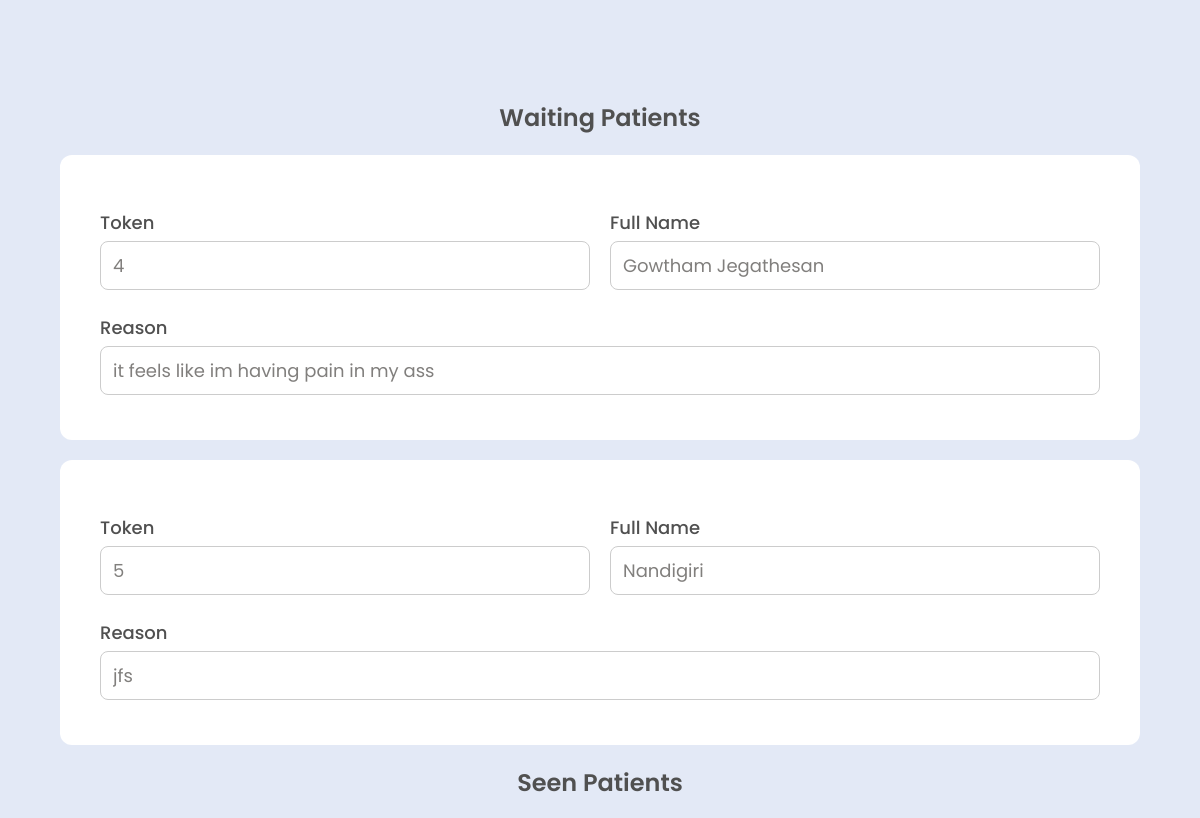
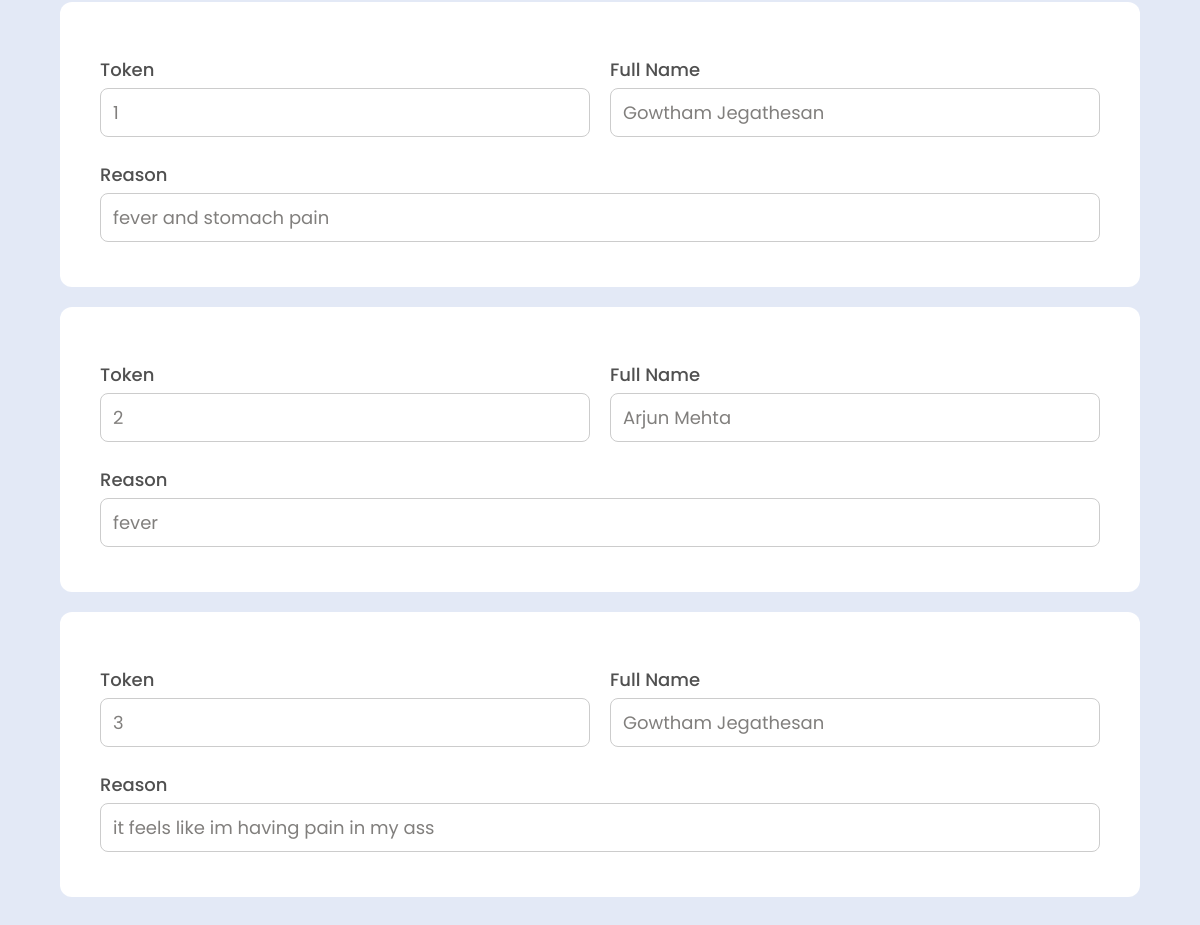
Page /queue on the earlier database version (2 pictures, top to bottom).
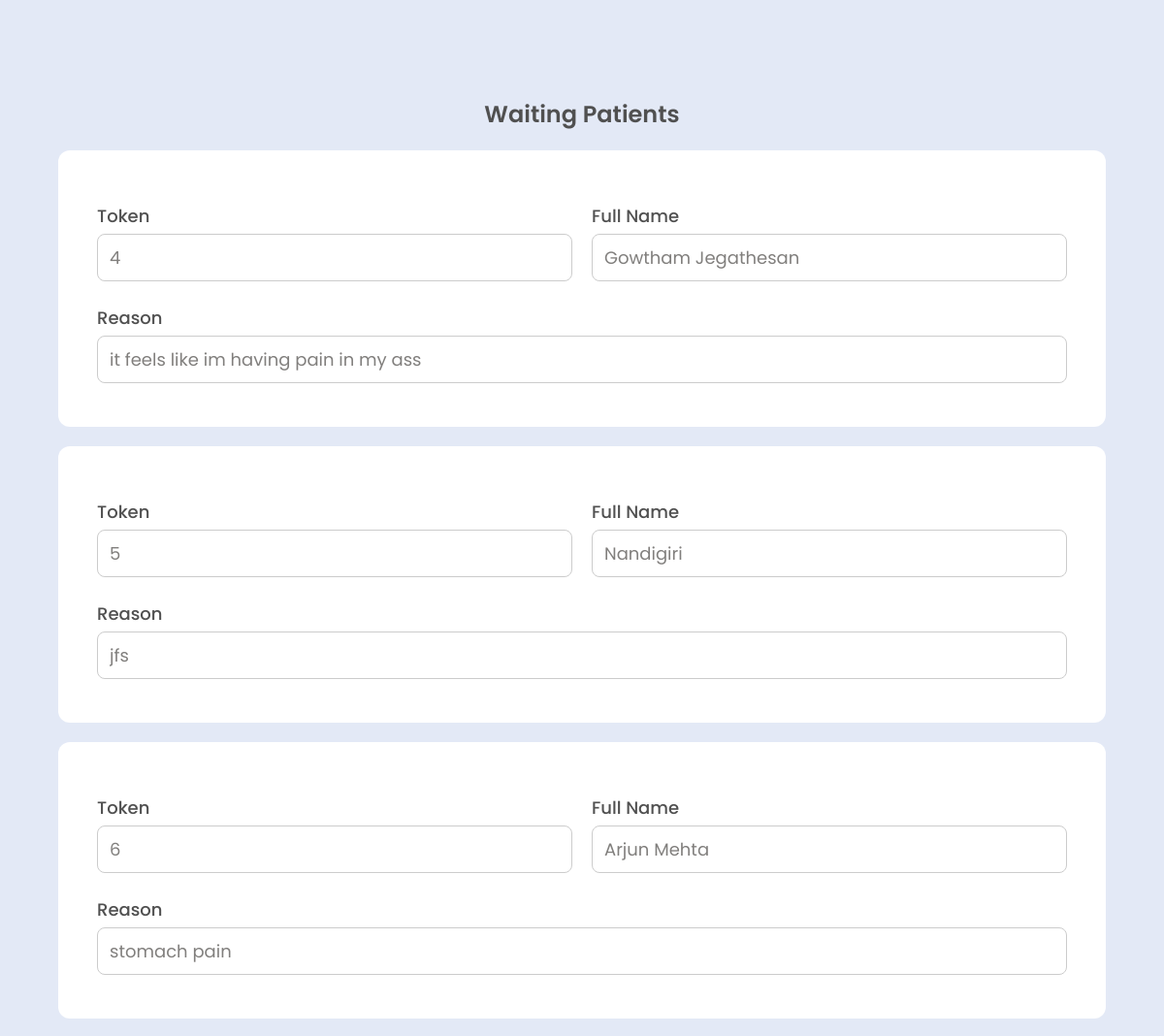
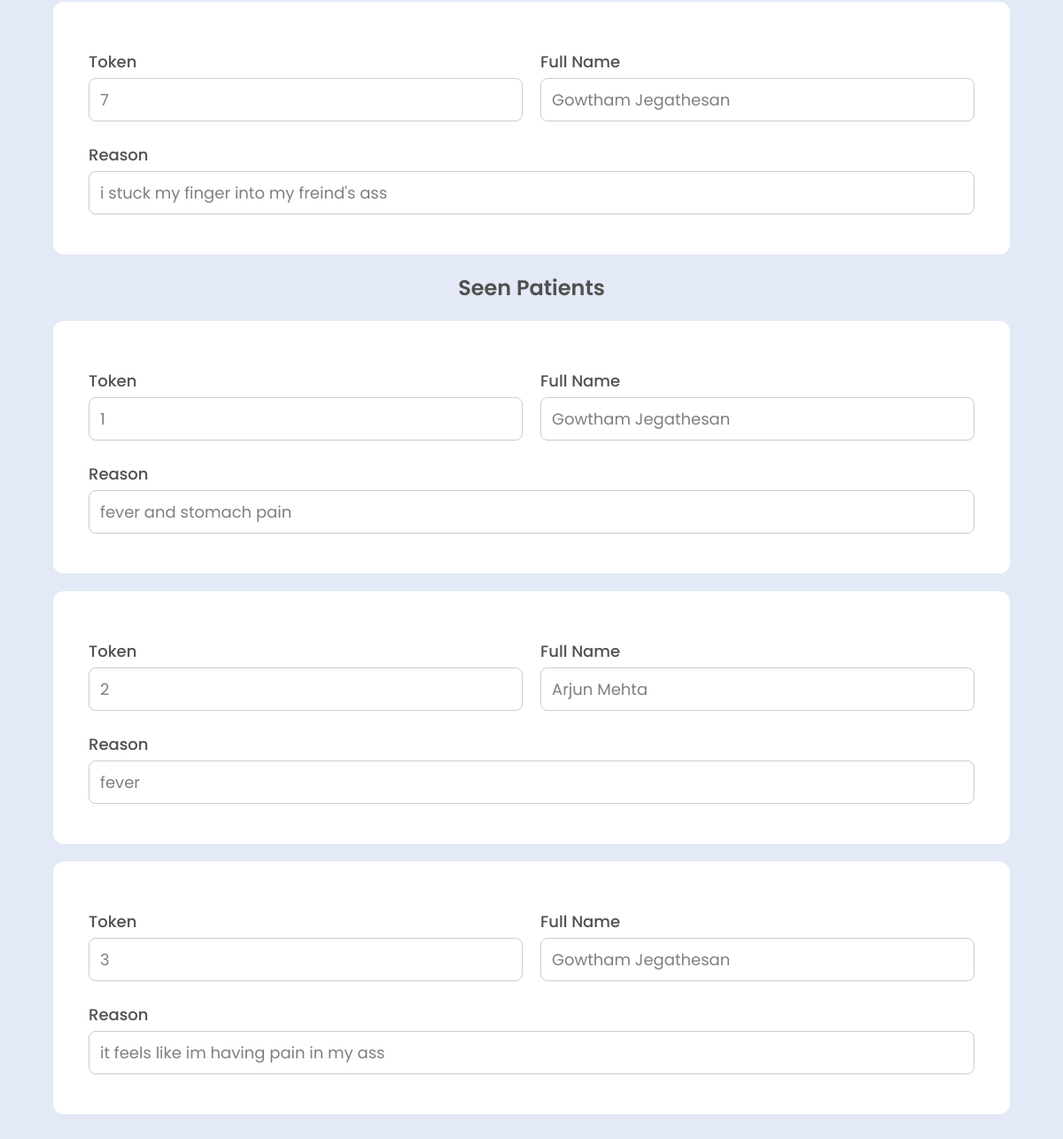
Same page on the later database version (2 pictures, top to bottom).
### tables this page shows
CREATE TABLE patients (
                id INTEGER PRIMARY KEY AUTOINCREMENT,
                name TEXT,
                age INTEGER,
                gender TEXT,
                symptoms TEXT,
                questions TEXT,
                answers TEXT,
                token INTEGER,
                time TEXT,
                seen INTEGER DEFAULT 0,
                doctor_notes TEXT DEFAULT ''
            );

### app.py (the view)
@app.route('/queue')
def queue_page():
    db = get_db()
    cursor = db.cursor()
    queue = cursor.execute("SELECT * FROM patients WHERE seen=0 ORDER BY token ASC").fetchall()
    seen = cursor.execute("SELECT * FROM patients WHERE seen=1 ORDER BY token ASC").fetchall()
    return render_template('queue.html', queue=queue, seen=seen)

### app.py (called while the page is built)
def get_db():
    db = getattr(g, '_database', None)
    if db is None:
        db = g._database = sqlite3.connect(DATABASE)
        db.row_factory = sqlite3.Row
    return db

@app.teardown_appcontext
def close_connection(exception):
    db = getattr(g, '_database', None)
    if db is not None:
        db.close()

### templates/queue.html (shortened to what this page needs)
<!DOCTYPE html>
<html lang="en">
<head>
    <link rel="stylesheet" href="{{ url_for('static', filename="css/styles.css")}}">
</head>
<body>
        <div class="doctor-head margin-bottom">
            <span>Waiting Patients</span>
            {% for patient in queue %}
            <div class="queuecontainer">
                <div class="form-row">
                    <div class="form-group">
                        <label for="token-{{ patient.token }}">Token</label>
                        <input type="text" id="token-{{ patient.token }}" name="token" value="{{ patient.token }}" disabled>
                    </div>
                    <div class="form-group">
                        <label for="name-{{ patient.token }}">Full Name</label>
                        <input type="text" id="name-{{ patient.token }}" name="name" value="{{ patient.name }}" disabled>
                    </div>
                </div>
                <div class="form-row">
                    <div class="form-group">
                        <label for="reason-{{ patient.token }}">Reason</label>
                        <input type="text" id="reason-{{ patient.token }}" name="reason" value="{{ patient.symptoms }}" disabled>
                    </div>
                </div>
            </div>
            {% endfor %}
            <span style="margin-top: 20px;">Seen Patients</span>
            {% for patient in seen %}
            <div class="queuecontainer">
                <div class="form-row">
                    <div class="form-group">
                        <label for="token-{{ patient.token }}">Token</label>
                        <input type="text" id="token-{{ patient.token }}" name="token" value="{{ patient.token }}" disabled>
                    </div>
                    <div class="form-group">
                        <label for="name-{{ patient.token }}">Full Name</label>
                        <input type="text" id="name-{{ patient.token }}" name="name" value="{{ patient.name }}" disabled>
                    </div>
                </div>
                <div class="form-row">
                    <div class="form-group">
                        <label for="reason-{{ patient.token }}">Reason</label>
                        <input type="text" id="reason-{{ patient.token }}" name="reason" value="{{ patient.symptoms }}" disabled>
                    </div>
                </div>
            </div>
        {% endfor %}
    </div>
</body>
</html>

### static/css/styles.css (style rules this page uses)
* { padding: 0; margin: 0; font-family: "Poppins", sans-serif; font-size: 18px; color: #817F7D; }
body { background-color: #E3E9F6; }
input { all: unset; }
.queuecontainer { place-self: center; align-self: center; margin-top: 20px; background: white; padding: 30px 40px; border-radius: 12px; max-width: 1000px; width: 100%; }
.form-row { margin-top: 24px; display: flex; gap: 20px; margin-bottom: 15px; flex-wrap: wrap; }
.form-group { flex: 1; display: flex; flex-direction: column; }
.form-group label { margin-bottom: 5px; font-weight: 500; color: #505050; }
.form-group input { padding: 10px 12px; font-size: 18px; border: 1px solid #ccc; border-radius: 8px; color: #817F7D; }
.doctor-head { display: flex; flex-direction: column; justify-content: center; align-items: center; }
.doctor-head span { font-size: 24px; font-weight: 600; color: #505050; }
.margin-bottom { margin-bottom: 100px; }

Differences in the rows shown:
added patients: token "6", name "Arjun Mehta", reason "stomach pain"
added patients: token "7", name "Gowtham Jegathesan", reason "i stuck my finger into my freind's ass"
